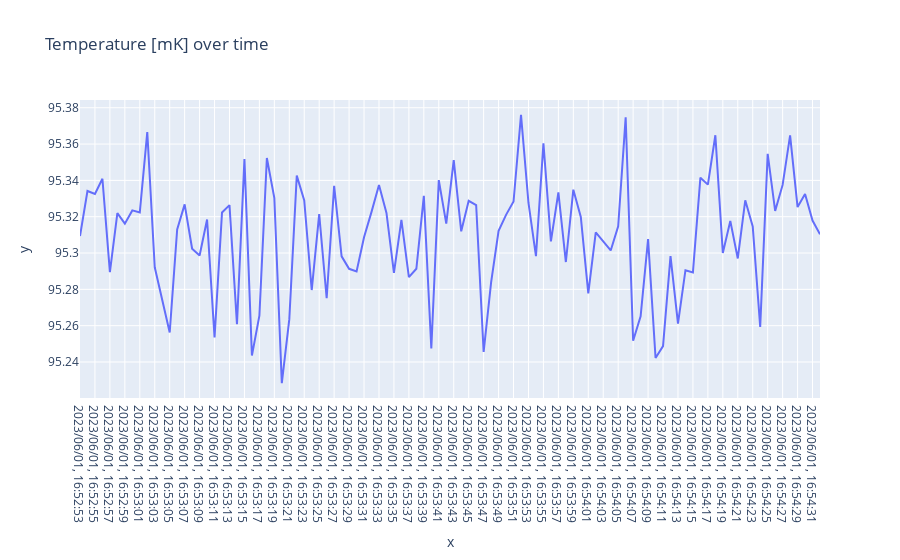

Write notebook code for a chart like this one.
### Code cell
fig_T = px.line(x = averaged_dictionary['AIN56']['Time'], y = averaged_dictionary['AIN56']['Temp [mK]'], title='Temperature [mK] over time')
fig_T.show()
